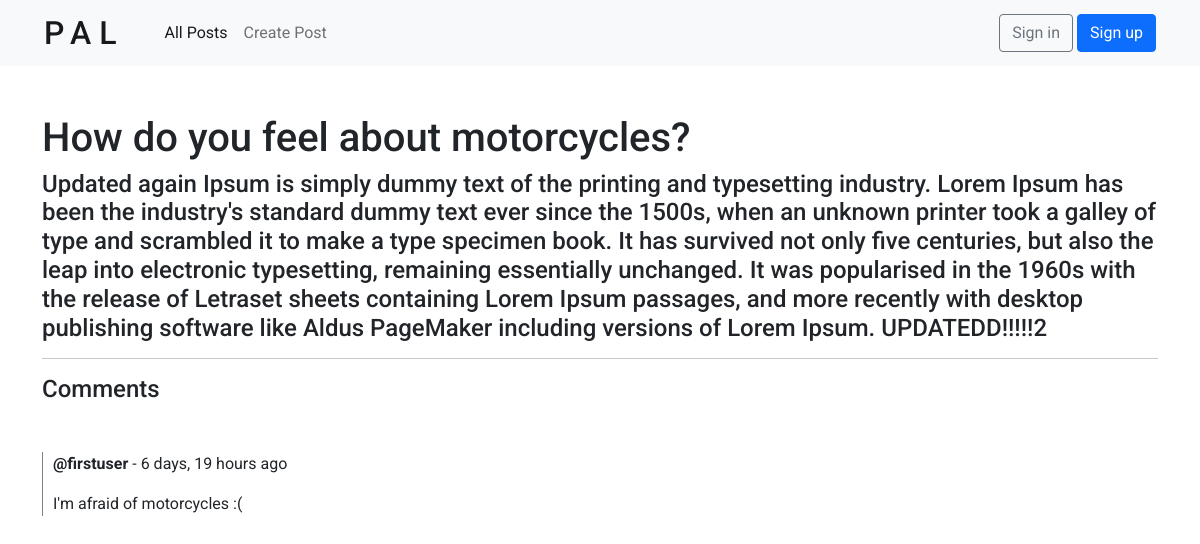
The app's page /post/1/ with its own data.
### posts/models.py (models this page shows, shortened)
class Post(models.Model):
    name = models.CharField(max_length=200)
    description = models.TextField(null=True, blank=True)
    topic = models.ForeignKey(Topic, null=True, on_delete=SET_NULL) # each Post is related to a single Topic
    user = models.ForeignKey(User, null=True, on_delete=SET_NULL) # each Post is related to a single User
    created = models.DateTimeField(auto_now_add=True)
    updated = models.DateTimeField(auto_now=True)

### comments/models.py (models this page shows, shortened)
class Comment(models.Model):
    user = models.ForeignKey(User, on_delete=CASCADE) # each Comment is related to a single User
    post = models.ForeignKey(Post, on_delete=CASCADE) # each Comment is related to a single Post
    body = models.TextField()
    created = models.DateTimeField(auto_now_add=True)
    updated = models.DateTimeField(auto_now=True)

### posts/views.py (the view, shortened to what this page needs)
# urls.py: path('post/<str:pk>/', views.post, name='post'),
def post(request, pk):
    post = Post.objects.get(id=pk)
    comments = post.comment_set.all().order_by('-created') # get the comments from each post
    comments_count = post.comment_set.all().count()
    context = {
        'post': post,
        'comments': comments,
        'comments_count': comments_count,
    }
    return render(request, 'posts/post.html', context)

### posts/templates/posts/post.html (shortened to what this page needs)
{% extends 'main.html' %}
{% block content %}
<div class="mt-5">
    <h1>{{ post.name }}</h3>
    <h4>{{ post.description }}</h4>
</div>
<hr />
<h4>Comments</h4>
<div class="comment-container mt-5">
    {% for comment in comments %}
        <div class="comment">
            <p><b>@{{ comment.user }}</b> - {{ comment.created|timesince }} ago</p>
            <p>{{ comment.body }}</p>
        </div>
    {% endfor %}
</div>
{% endblock content %}

### static/styles/main.css (style rules this page uses)
.comment-container { padding-left: 10px; border-left: 1px solid grey; }
.comment { margin-bottom: 10px; }

### static/styles/base.css (style rules this page uses)
*, *::before, *::after { margin: 0; padding: 0; box-sizing: border-box; }
body { font-family: 'Roboto', sans-serif; }

### records on screen
Post: name "How do you feel about motorcycles?", description "Updated again Ipsum is simply dummy text of the printing and typesetting industry. Lorem Ipsum has been the industry's standard dummy text ever since the 1500s, when an unknown printer took a galley of type and scrambled it to make a type specimen book. It has survived not only five centuries, but also the leap into electronic typesetting, remaining essentially unchanged. It was popularised in the 1960s with the release of Letraset sheets containing Lorem Ipsum passages, and more recently with desktop publishing software like Aldus PageMaker including versions of Lorem Ipsum. UPDATEDD!!!!!2"
Comment: user "firstuser", created "6 days, 19 hours", body "I'm afraid of motorcycles :("
